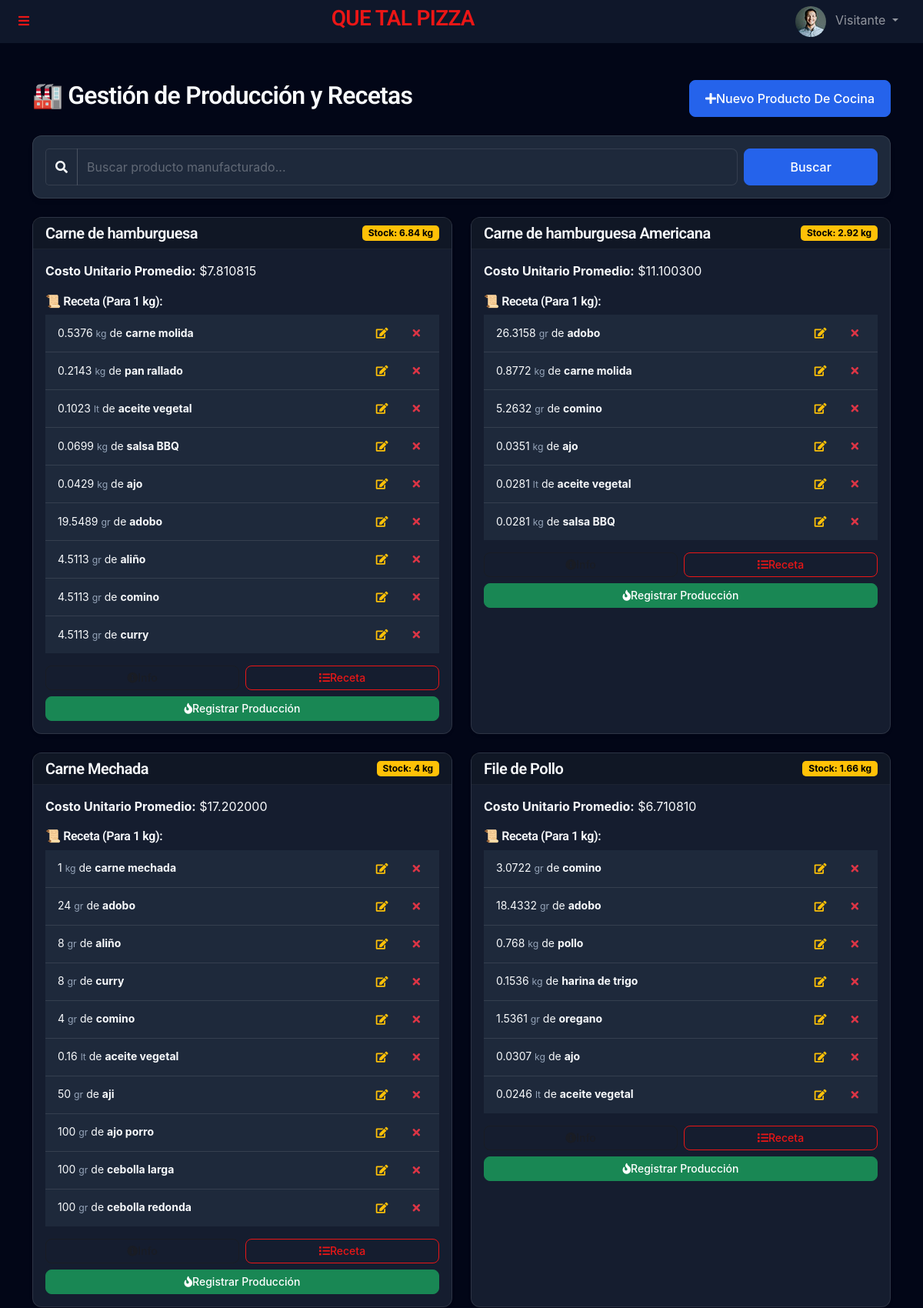
/admin/manufactura.php (upper part), run on the app's committed database.
### tables this page shows
CREATE TABLE `manufactured_products` (
  `id` int(11) NOT NULL,
  `name` varchar(100) NOT NULL,
  `unit` varchar(20) NOT NULL DEFAULT 'und',
  `stock` decimal(20,6) DEFAULT 0.000000,
  `unit_cost_average` decimal(20,6) DEFAULT 0.000000,
  `last_production_date` datetime DEFAULT NULL,
  `min_stock` decimal(20,6) DEFAULT 0.000000,
  `short_code` varchar(50) DEFAULT NULL
);

CREATE TABLE `production_recipes` (
  `id` int(11) NOT NULL,
  `manufactured_product_id` int(11) NOT NULL,
  `raw_material_id` int(11) NOT NULL,
  `quantity_required` decimal(10,4) NOT NULL
);

CREATE TABLE `raw_materials` (
  `id` int(11) NOT NULL,
  `name` varchar(100) NOT NULL,
  `unit` varchar(20) NOT NULL,
  `stock_quantity` decimal(20,6) DEFAULT 0.000000,
  `cost_per_unit` decimal(20,6) DEFAULT 0.000000,
  `min_stock` decimal(20,6) DEFAULT 5.000000,
  `is_cooking_supply` tinyint(1) DEFAULT 0,
  `category` enum('ingredient','packaging','supply') DEFAULT 'ingredient',
  `updated_at` timestamp NULL DEFAULT current_timestamp() ON UPDATE current_timestamp(),
  `short_code` varchar(50) DEFAULT NULL
);

### templates/autoload.php (called while the page is built, shortened)
<?php
require_once __DIR__ . '/../funciones/UserManager.php';
require_once __DIR__ . '/../funciones/ProductionManager.php';
$productionManager = new ProductionManager($db);

### funciones/ProductionManager.php (called while the page is built, shortened)
<?php
class ProductionManager
{
    private $db;
    public function __construct($db)
    {
        $this->db = $db;
    }
    public function searchManufacturedProducts($query = '')
    {
        $sql = "SELECT * FROM manufactured_products";
        $params = [];
        $sql .= " ORDER BY name ASC";
        $stmt = $this->db->prepare($sql);
        $stmt->execute($params);
        return $stmt->fetchAll(PDO::FETCH_ASSOC);
    }
    public function getRecipe($manufacturedId)
    {
        $sql = "SELECT pr.*, rm.name as material_name, rm.unit as material_unit
                FROM production_recipes pr
                JOIN raw_materials rm ON pr.raw_material_id = rm.id
                WHERE pr.manufactured_product_id = ?";
        $stmt = $this->db->prepare($sql);
        $stmt->execute([$manufacturedId]);
        return $stmt->fetchAll(PDO::FETCH_ASSOC);
    }
}
?>

### admin/manufactura.php (the view, shortened to what this page needs)
<?php
require_once '../templates/autoload.php';
$search = $_GET['search'] ?? '';
$products = $productionManager->searchManufacturedProducts($search);
require_once '../templates/header.php';
?>
<div class="container mt-5">
    <div class="d-flex justify-content-between align-items-center mb-4">
        <h2>🏭 Gestión de Producción y Recetas</h2>
        <button class="btn btn-primary" data-bs-toggle="modal" data-bs-target="#modalCreateProd">
            <i class="fa fa-plus"></i> Nuevo Producto de Cocina
        </button>
    </div>
    <div class="card mb-4 bg-light">
        <div class="card-body py-3">
            <form method="GET" action="" class="row g-2 align-items-center">
                <div class="col-md-10">
                    <div class="input-group">
                        <span class="input-group-text"><i class="fa fa-search"></i></span>
                        <input type="text" name="search" class="form-control"
                            placeholder="Buscar producto manufacturado..." value="<?= htmlspecialchars($search) ?>">
                    </div>
                </div>
                <div class="col-md-2">
                    <button type="submit" class="btn btn-primary w-100">Buscar</button>
                </div>
            </form>
        </div>
    </div>
    <div class="row">
        <?php foreach ($products as $p):
            $recipe = $productionManager->getRecipe($p['id']);
            ?>
            <div class="col-md-6 mb-4">
                <div class="card shadow-sm h-100">
                    <div class="card-header bg-dark text-white d-flex justify-content-between align-items-center">
                        <h5 class="m-0"><?= htmlspecialchars($p['name']) ?></h5>
                        <?php
                        $isLow = $p['stock'] <= ($p['min_stock'] ?? 0);
                        $stockBadgeClass = $isLow ? 'bg-danger' : 'bg-warning text-dark';
                        ?>
                        <span class="badge <?= $stockBadgeClass ?>">Stock: <?= floatval($p['stock']) ?>
                            <?= $p['unit'] ?></span>
                    </div>
                    <div class="card-body">
                        <div class="mb-3">
                            <strong>Costo Unitario Promedio:</strong> $<?= number_format($p['unit_cost_average'], 6) ?>
                        </div>
                        <h6>📜 Receta (Para 1 <?= $p['unit'] ?>):</h6>
                        <?php if (empty($recipe)): ?>
                            <p class="text-danger small">No hay receta definida.</p>
                        <?php else: ?>
                            <ul class="list-group list-group-flush mb-3 small">
                                <?php foreach ($recipe as $r): ?>
                                    <li class="list-group-item d-flex justify-content-between align-items-center px-3">
                                        <span><?= floatval($r['quantity_required']) ?> <small
                                                class="text-muted"><?= $r['material_unit'] ?></small> de
                                            <strong><?= $r['material_name'] ?></strong></span>
                                        <div class="btn-group">
                                            <button type="button" class="btn btn-sm text-warning hover-scale me-1"
                                                onclick="openEditRecipeModal(<?= $r['id'] ?>, '<?= addslashes($r['material_name']) ?>', <?= floatval($r['quantity_required']) ?>)"
                                                title="Editar Cantidad">
                                                <i class="fa fa-edit"></i>
                                            </button>
                                            <form method="POST" style="display:inline;"
                                                onsubmit="return confirm('¿Quitar ingrediente?')">
                                                <button type="submit" class="btn btn-sm text-danger hover-scale" title="Eliminar"><i
                                                        class="fa fa-times"></i></button>
                                            </form>
                                        </div>
                                    </li>
                                <?php endforeach; ?>
                            </ul>
                        <?php endif; ?>
                        <div class="d-grid gap-2">
                            <div class="row g-2">
                                <div class="col-6">
                                    <button class="btn btn-outline-secondary btn-sm w-100"
                                        onclick="openEditInfoModal(<?= $p['id'] ?>, '<?= htmlspecialchars($p['name']) ?>', '<?= $p['unit'] ?>', <?= floatval($p['min_stock']) ?>)">
                                        <i class="fa fa-info-circle"></i> Info
                                    </button>
                                </div>
                                <div class="col-6">
                                    <button class="btn btn-outline-primary btn-sm w-100"
                                        onclick="openRecipeModal(<?= $p['id'] ?>, '<?= $p['name'] ?>', '<?= $p['unit'] ?>')">
                                        <i class="fa fa-list"></i> Receta
                                    </button>
                                </div>
                            </div>
                            <button class="btn btn-success btn-sm"
                                onclick="openProduceModal(<?= $p['id'] ?>, '<?= $p['name'] ?>', '<?= $p['unit'] ?>')"
                                <?= empty($recipe) ? 'disabled' : '' ?>>
                                <i class="fa fa-fire"></i> Registrar Producción
                            </button>
                        </div>
                    </div>
                </div>
            </div>
        <?php endforeach; ?>
    </div>
</div>
<?php require_once '../templates/footer.php'; ?>

### css/style.css (style rules this page uses)
:root { --primary: #2563eb; --primary-dark: #1e40af; --secondary: #0f172a; --surface: #1e293b; --background: #020617; --text-main: #f8fafc; --text-muted: #94a3b8; --accent: #ef4444; --success: #10b981; --touch-target: 48px; --radius-sm: 8px; --radius-md: 12px; --radius-lg: 16px; }
body { background-color: var(--background); color: var(--text-main); font-family: 'Inter', system-ui, -apple-system, sans-serif; line-height: 1.6; }
.card, .card-product { background: rgba(30, 41, 59, 0.7); backdrop-filter: blur(12px); -webkit-backdrop-filter: blur(12px); border: 1px solid rgba(255, 255, 255, 0.1); border-radius: var(--radius-md); box-shadow: 0 4px 6px -1px rgba(0, 0, 0, 0.1), 0 2px 4px -1px rgba(0, 0, 0, 0.06); transition: transform 0.2s ease, box-shadow 0.2s ease; }
h1, h2, h3, h4, h5, h6 { font-weight: 600; color: var(--text-main); letter-spacing: -0.025em; }
.text-muted { color: var(--text-muted) !important; }
.bg-light, .bg-white { background-color: var(--surface) !important; color: var(--text-main) !important; }
.text-dark, .text-body { color: var(--text-main) !important; }
.badge.bg-info, .badge.bg-warning, .badge.bg-light, .alert-warning, .alert-info, .alert-light, .card.bg-warning, .card.bg-info, .card.bg-light, .bg-warning .text-dark, .bg-info .text-dark { color: #000 !important; }
.badge.text-dark { color: #000 !important; }
input, select, textarea, .form-control, .form-select, .input-group-text { background-color: var(--surface) !important; color: var(--text-main) !important; border: 1px solid rgba(255, 255, 255, 0.1) !important; }
.form-control::placeholder { color: rgba(255, 255, 255, 0.3); }
.card-header, .card-footer { background-color: rgba(0, 0, 0, 0.2) !important; border-color: rgba(255, 255, 255, 0.05) !important; }
.list-group-item { background-color: var(--surface) !important; color: var(--text-main) !important; border-color: rgba(255, 255, 255, 0.1) !important; }
.btn { min-height: var(--touch-target); padding: 0.5rem 1.25rem; font-weight: 500; border-radius: var(--radius-sm); display: inline-flex; align-items: center; justify-content: center; transition: all 0.2s; text-transform: capitalize; }
.btn-primary { background-color: var(--primary); border-color: var(--primary); }
.btn-sm, .btn-group-sm>.btn { min-height: 32px !important; padding: 0.25rem 0.5rem; font-size: 0.875rem; }
.hover-scale { transition: transform 0.2s; }
.list-group-item .btn { margin-left: 10px; }
.form-control { background-color: var(--surface); border: 1px solid rgba(255, 255, 255, 0.1); color: var(--text-main); border-radius: var(--radius-sm); min-height: var(--touch-target); }

### data on the page
manufactured_products: name "Carne de hamburguesa", stock "6.84", unit "kg", unit_cost_average "7.810815"
production_recipes: quantity_required "0.5376", raw_material.unit "kg", raw_material.name "carne molida"
production_recipes: quantity_required "0.2143", raw_material.unit "kg", raw_material.name "pan rallado"
production_recipes: quantity_required "0.1023", raw_material.unit "lt", raw_material.name "aceite vegetal"
production_recipes: quantity_required "0.0699", raw_material.unit "kg", raw_material.name "salsa BBQ"
production_recipes: quantity_required "0.0429", raw_material.unit "kg", raw_material.name "ajo"
production_recipes: quantity_required "19.5489", raw_material.unit "gr", raw_material.name "adobo"
production_recipes: quantity_required "4.5113", raw_material.unit "gr", raw_material.name "aliño"
production_recipes: quantity_required "4.5113", raw_material.unit "gr", raw_material.name "comino"
production_recipes: quantity_required "4.5113", raw_material.unit "gr", raw_material.name "curry"
manufactured_products: name "Carne de hamburguesa Americana", stock "2.92", unit "kg", unit_cost_average "11.100300"
production_recipes: quantity_required "26.3158", raw_material.unit "gr", raw_material.name "adobo"
production_recipes: quantity_required "0.8772", raw_material.unit "kg", raw_material.name "carne molida"
production_recipes: quantity_required "5.2632", raw_material.unit "gr", raw_material.name "comino"
production_recipes: quantity_required "0.0351", raw_material.unit "kg", raw_material.name "ajo"
production_recipes: quantity_required "0.0281", raw_material.unit "lt", raw_material.name "aceite vegetal"
production_recipes: quantity_required "0.0281", raw_material.unit "kg", raw_material.name "salsa BBQ"
manufactured_products: name "Carne Mechada", stock "4", unit "kg", unit_cost_average "17.202000"
production_recipes: quantity_required "1", raw_material.unit "kg", raw_material.name "carne mechada"
production_recipes: quantity_required "24", raw_material.unit "gr", raw_material.name "adobo"
production_recipes: quantity_required "8", raw_material.unit "gr", raw_material.name "aliño"
production_recipes: quantity_required "8", raw_material.unit "gr", raw_material.name "curry"
production_recipes: quantity_required "4", raw_material.unit "gr", raw_material.name "comino"
production_recipes: quantity_required "0.16", raw_material.unit "lt", raw_material.name "aceite vegetal"
production_recipes: quantity_required "50", raw_material.unit "gr", raw_material.name "aji"
production_recipes: quantity_required "100", raw_material.unit "gr", raw_material.name "ajo porro"
production_recipes: quantity_required "100", raw_material.unit "gr", raw_material.name "cebolla larga"
production_recipes: quantity_required "100", raw_material.unit "gr", raw_material.name "cebolla redonda"
manufactured_products: name "File de Pollo", stock "1.66", unit "kg", unit_cost_average "6.710810"
production_recipes: quantity_required "3.0722", raw_material.unit "gr", raw_material.name "comino"
production_recipes: quantity_required "18.4332", raw_material.unit "gr", raw_material.name "adobo"
production_recipes: quantity_required "0.768", raw_material.unit "kg", raw_material.name "pollo"
production_recipes: quantity_required "0.1536", raw_material.unit "kg", raw_material.name "harina de trigo"
production_recipes: quantity_required "1.5361", raw_material.unit "gr", raw_material.name "oregano"
production_recipes: quantity_required "0.0307", raw_material.unit "kg", raw_material.name "ajo"
production_recipes: quantity_required "0.0246", raw_material.unit "lt", raw_material.name "aceite vegetal"

### other printed values
$GLOBALS['site_name'] "QUE TAL PIZZA"
